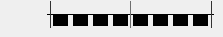
   <widget class="QWidget" name="graphicEqPage">
    <widget class="Line" name="middleHLine">
     <property name="geometry">
      <rect>
       <x>47</x>
       <y>14</y>
       <width>167</width>
       <height>1</height>
      </rect>
     </property>
     <property name="font">
      <font>
       <kerning>false</kerning>
      </font>
     </property>
     <property name="styleSheet">
      <string notr="true">QFrame#middleHLine
{
	color:  rgb(0, 0, 0);
	background-color: rgb(0, 0, 0);
}</string>
     </property>
     <property name="frameShadow">
      <enum>QFrame::Plain</enum>
     </property>
     <property name="lineWidth">
      <number>1</number>
     </property>
     <property name="midLineWidth">
      <number>0</number>
     </property>
     <property name="orientation">
      <enum>Qt::Horizontal</enum>
     </property>
    </widget>
    <widget class="QWidget" name="eqBand1Widget" native="true">
     <property name="geometry">
      <rect>
       <x>53</x>
       <y>14</y>
       <width>15</width>
       <height>12</height>
      </rect>
     </property>
     <property name="font">
      <font>
       <kerning>false</kerning>
      </font>
     </property>
     <property name="styleSheet">
      <string notr="true">background-color: rgb(0, 0, 0);</string>
     </property>
    </widget>
    <widget class="QWidget" name="eqBand2Widget" native="true">
     <property name="geometry">
      <rect>
       <x>73</x>
       <y>14</y>
       <width>15</width>
       <height>12</height>
      </rect>
     </property>
     <property name="font">
      <font>
       <kerning>false</kerning>
      </font>
     </property>
     <property name="styleSheet">
      <string notr="true">background-color: rgb(0, 0, 0);</string>
     </property>
    </widget>
    <widget class="QWidget" name="eqBand4Widget" native="true">
     <property name="geometry">
      <rect>
       <x>113</x>
       <y>14</y>
       <width>15</width>
       <height>12</height>
      </rect>
     </property>
     <property name="font">
      <font>
       <kerning>false</kerning>
      </font>
     </property>
     <property name="styleSheet">
      <string notr="true">background-color: rgb(0, 0, 0);</string>
     </property>
    </widget>
    <widget class="QWidget" name="eqBand3Widget" native="true">
     <property name="geometry">
      <rect>
       <x>93</x>
       <y>14</y>
       <width>15</width>
       <height>12</height>
      </rect>
     </property>
     <property name="font">
      <font>
       <kerning>false</kerning>
      </font>
     </property>
     <property name="styleSheet">
      <string notr="true">background-color: rgb(0, 0, 0);</string>
     </property>
    </widget>
    <widget class="Line" name="middleVLine">
     <property name="geometry">
      <rect>
       <x>130</x>
       <y>1</y>
       <width>1</width>
       <height>27</height>
      </rect>
     </property>
     <property name="font">
      <font>
       <kerning>false</kerning>
      </font>
     </property>
     <property name="styleSheet">
      <string notr="true">QFrame#middleVLine
{
	color:  rgb(110, 110, 110);
	background-color: rgb(110, 110, 110);
}</string>
     </property>
     <property name="frameShadow">
      <enum>QFrame::Plain</enum>
     </property>
     <property name="orientation">
      <enum>Qt::Vertical</enum>
     </property>
    </widget>
    <widget class="QWidget" name="eqBand8Widget" native="true">
     <property name="geometry">
      <rect>
       <x>193</x>
       <y>14</y>
       <width>15</width>
       <height>12</height>
      </rect>
     </property>
     <property name="font">
      <font>
       <kerning>false</kerning>
      </font>
     </property>
     <property name="styleSheet">
      <string notr="true">background-color: rgb(0, 0, 0);</string>
     </property>
    </widget>
    <widget class="QWidget" name="eqBand6Widget" native="true">
     <property name="geometry">
      <rect>
       <x>153</x>
       <y>14</y>
       <width>15</width>
       <height>12</height>
      </rect>
     </property>
     <property name="font">
      <font>
       <kerning>false</kerning>
      </font>
     </property>
     <property name="styleSheet">
      <string notr="true">background-color: rgb(0, 0, 0);</string>
     </property>
    </widget>
    <widget class="QWidget" name="eqBand7Widget" native="true">
     <property name="geometry">
      <rect>
       <x>173</x>
       <y>14</y>
       <width>15</width>
       <height>12</height>
      </rect>
     </property>
     <property name="font">
      <font>
       <kerning>false</kerning>
      </font>
     </property>
     <property name="styleSheet">
      <string notr="true">background-color: rgb(0, 0, 0);</string>
     </property>
    </widget>
    <widget class="QWidget" name="eqBand5Widget" native="true">
     <property name="geometry">
      <rect>
       <x>133</x>
       <y>14</y>
       <width>15</width>
       <height>12</height>
      </rect>
     </property>
     <property name="font">
      <font>
       <kerning>false</kerning>
      </font>
     </property>
     <property name="styleSheet">
      <string notr="true">background-color: rgb(0, 0, 0);</string>
     </property>
    </widget>
    <widget class="Line" name="startVLine">
     <property name="geometry">
      <rect>
       <x>50</x>
       <y>1</y>
       <width>1</width>
       <height>27</height>
      </rect>
     </property>
     <property name="font">
      <font>
       <kerning>false</kerning>
      </font>
     </property>
     <property name="styleSheet">
      <string notr="true">QFrame#startVLine
{
	color:  rgb(50, 50, 50);
	background-color: rgb(50, 50, 50);
}</string>
     </property>
     <property name="frameShadow">
      <enum>QFrame::Plain</enum>
     </property>
     <property name="orientation">
      <enum>Qt::Vertical</enum>
     </property>
    </widget>
    <widget class="Line" name="endVLine">
     <property name="geometry">
      <rect>
       <x>211</x>
       <y>1</y>
       <width>1</width>
       <height>27</height>
      </rect>
     </property>
     <property name="font">
      <font>
       <kerning>false</kerning>
      </font>
     </property>
     <property name="styleSheet">
      <string notr="true">QFrame#endVLine
{
	color:  rgb(50, 50, 50);
	background-color: rgb(50, 50, 50);
}</string>
     </property>
     <property name="frameShadow">
      <enum>QFrame::Plain</enum>
     </property>
     <property name="orientation">
      <enum>Qt::Vertical</enum>
     </property>
    </widget>
   </widget>
